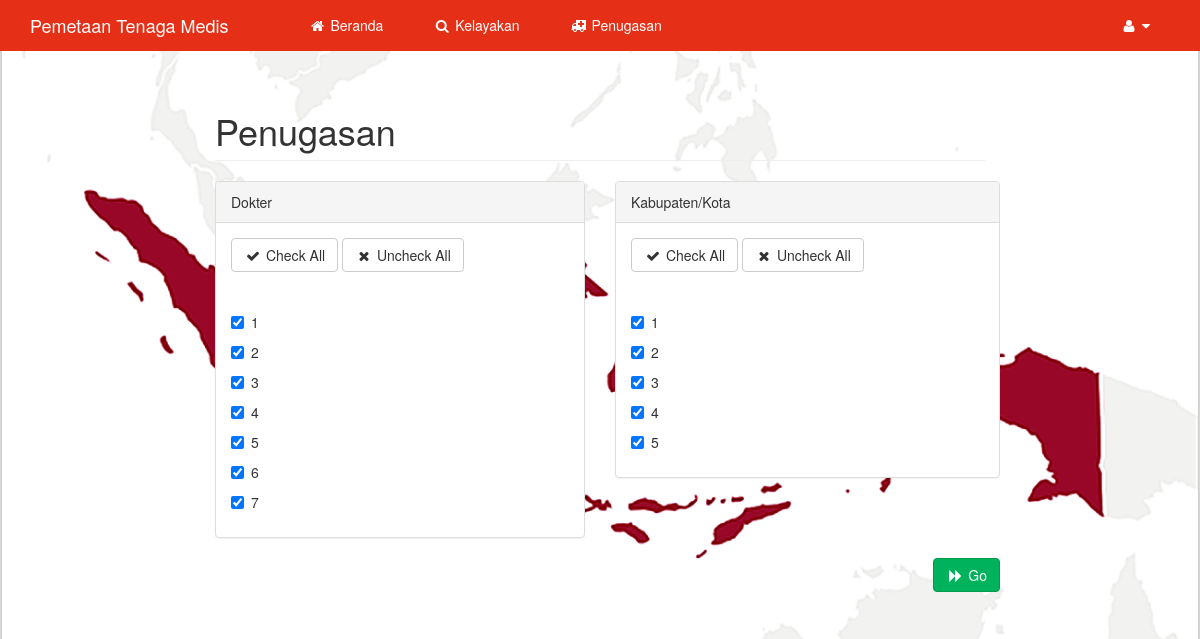
/index.php/solution, run on an earlier commit of the app's database.
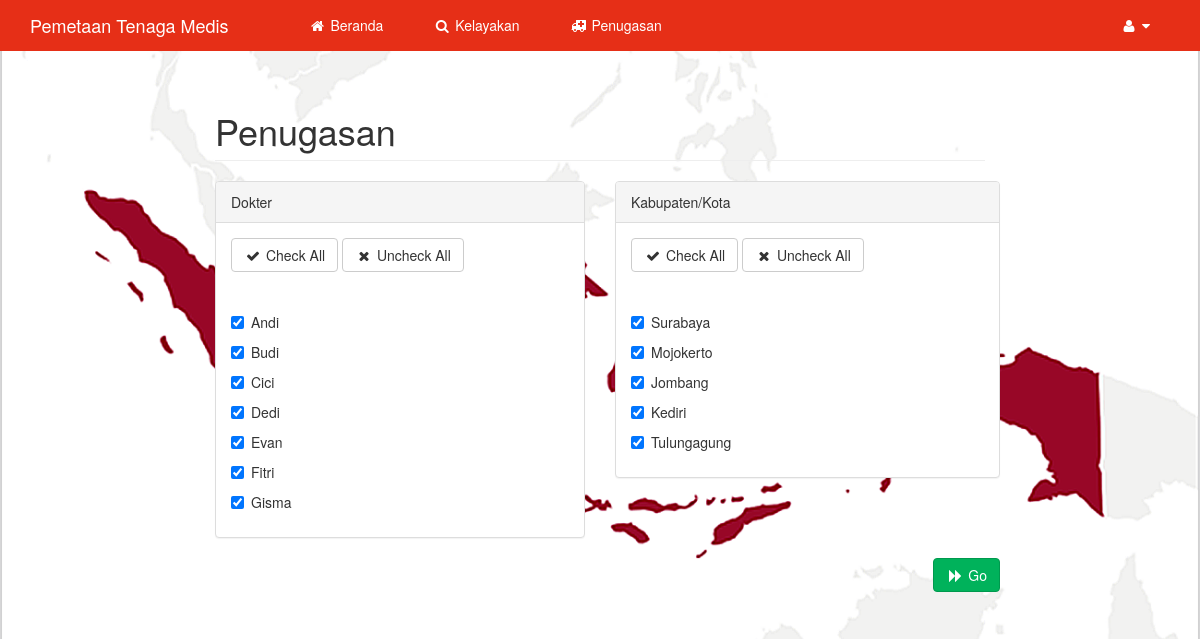
And on a later commit of the database.
### tables this page shows
CREATE TABLE IF NOT EXISTS `tenaga_medis` (
  `id_tenaga_medis` int(10) NOT NULL,
  `id_kota` int(10) DEFAULT NULL,
  `id_psm` int(10) DEFAULT NULL,
  `nama_tenaga_medis` varchar(50) NOT NULL
);

CREATE TABLE IF NOT EXISTS `kab_kota` (
  `id_kota` int(10) NOT NULL,
  `nama_kota` varchar(20) NOT NULL
);

### application/controllers/Solution.php (called while the page is built, shortened)
<?php
class Solution extends CI_Controller
{
	public function index()
	{
		$this->load->model('tenaga_medis_model');
		$data['doctor'] = $this->tenaga_medis_model->getIDandName();
		$this->load->model('kab_kota_model');
		$data['city'] = $this->kab_kota_model->getIDandName();
		$this->load->view('header');
		$this->load->view('penugasan', $data);
		$this->load->view('footer');
	}
}

### index.php (called while the page is built, shortened)
<?php
require_once BASEPATH.'core/CodeIgniter.php';

### application/models/Tenaga_medis_model.php (called while the page is built, shortened)
<?php
class Tenaga_medis_model extends CI_Model
{
	public function getIDandName()
	{
		$this->db->select('id_tenaga_medis as id, nama_tenaga_medis as nama');
		$this->db->from('tenaga_medis');
		$data = $this->db->get();
		return $data->result();
	}
}

### application/models/Kab_kota_model.php (called while the page is built, shortened)
<?php
class Kab_kota_model extends CI_Model
{
	public function getIDandName()
	{
		$this->db->select('id_kota as id, nama_kota as nama');
		$this->db->from('kab_kota');
		$data = $this->db->get();
		return $data->result();
	}
}

### application/views/penugasan.php (the view, shortened to what this page needs)
<div class="col-lg-8 col-lg-offset-2" id="page-content">
    <div class="row">
        <div class="col-lg-12">
            <h1 class="page-header">Penugasan</h1>
        </div>
    </div>
	<div class="row">
		<div class="col-lg-6">
			<div class="panel panel-default">
				<div class="panel-heading">Dokter</div>
				<div class="panel-body">
					<a class="btn btn-default" role="button" onclick="check(true);">
						<i class="fa fa-check fa-fw"></i>
						Check All
					</a>
					<a class="btn btn-default" role="button" onclick="uncheck(true);">
						<i class="fa fa-close fa-fw"></i>
						Uncheck All
					</a>
				</div>
				<div class="panel-body" style="overflow:auto">
				<?php
				if($doctor != null)
				{
					foreach($doctor as $row)
					{
				?>
					<div class="checkbox">
						<label>
							<input class="dokter_cb" id="<?php echo $row->nama;?>" type="checkbox" onclick="toogle(1, '<?php echo $row->nama;?>');" checked> <?php echo $row->nama;?>
						</label>
					</div>
				<?php
					}
				}
				?>
				</div>
			</div>
		</div>
		<div class="row">
		<div class="col-lg-6">
			<div class="panel panel-default">
				<div class="panel-heading">Kabupaten/Kota</div>
				<div class="panel-body">
					<a class="btn btn-default" role="button" onclick="check(false);">
						<i class="fa fa-check fa-fw"></i>
						Check All
					</a>
					<a class="btn btn-default" role="button" onclick="uncheck(false);">
						<i class="fa fa-close fa-fw"></i>
						Uncheck All
					</a>
				</div>
				<div class="panel-body" style="overflow:auto">
				<?php
				if($city != null)
				{
					foreach($city as $row)
					{
				?>
					<div class="checkbox">
						<label>
							<input class="kabkota_cb" id="<?php echo $row->nama;?>" type="checkbox" onclick="toogle(0, '<?php echo $row->nama;?>');" checked> <?php echo $row->nama;?>
						</label>
					</div>
				<?php
					}
				}
				?>
				</div>
			</div>
		</div>
	</div>
	<div class="row">
		<div class="col-lg-12 text-right">
			<form id="sampleForm" name="sampleForm" method="post" action="<?php echo site_url("solution/main") ?>">
				<a href="#" class="btn btn-success" onClick="setValue()">
					<i class="fa fa-forward fa-fw"></i>
					Go
				</a>
			</form>
		</div>
    </div>
	<div class="row">
		<div class="col-lg-12 text-right">
			<br/>
		</div>
    </div>
</div>

What changed in the data, as far as the page shows it:
changed tenaga_medis: nama_tenaga_medis "1" → "Andi"
changed tenaga_medis: nama_tenaga_medis "2" → "Budi"
changed tenaga_medis: nama_tenaga_medis "3" → "Cici"
changed tenaga_medis: nama_tenaga_medis "4" → "Dedi"
changed tenaga_medis: nama_tenaga_medis "5" → "Evan"
changed tenaga_medis: nama_tenaga_medis "6" → "Fitri"
changed tenaga_medis: nama_tenaga_medis "7" → "Gisma"
changed kab_kota: nama_kota "1" → "Surabaya"
changed kab_kota: nama_kota "2" → "Mojokerto"
changed kab_kota: nama_kota "3" → "Jombang"
changed kab_kota: nama_kota "4" → "Kediri"
changed kab_kota: nama_kota "5" → "Tulungagung"
